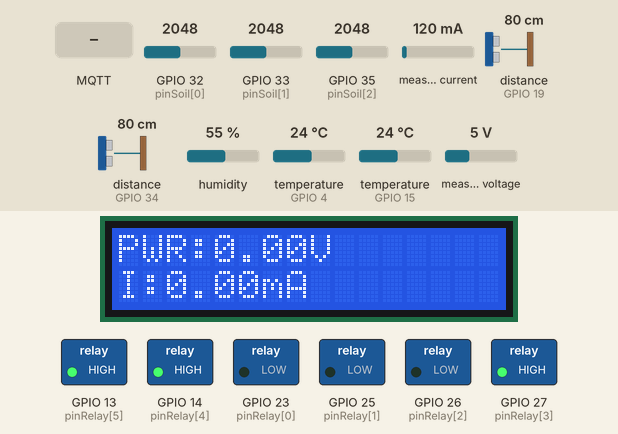
Recording of a program running on a simulated ESP32. Parts: 16×2 character LCD, switched loads named in the program (green lamp = pin HIGH). Wiring (inferred from the names in the program): 2 × ultrasonic range finder: trigger GPIO 5, echo GPIO 19 / trigger GPIO 18, echo GPIO 34. The test bench sets the inputs (shaded band); at power-on: measured current 120 mA, distance to the obstacle (sensors on GPIO 19, GPIO 34) 80 cm, GPIO 33 (pinSoil[1]) = 2048, GPIO 32 (pinSoil[0]) = 2048, GPIO 35 (pinSoil[2]) = 2048, humidity 55 %, temperature (sensors on GPIO 4, GPIO 15) 24 °C, measured voltage 5 V. The echo pulse lasts 58.3 µs per cm; WiFi joins after 1.5 s; servers stay silent unless stated; random numbers use the default seed unless the program sets one; no MQTT or app messages arrive unless stated; pins used as bus, display or sensor lines are not drawn; what the program prints to the serial monitor is not drawn.

Above: at 5.8 s.
5.9 s: MQTT message "irrigo/cmd/all/mode" arrives on the first subscribed topic
At 6.4 s:
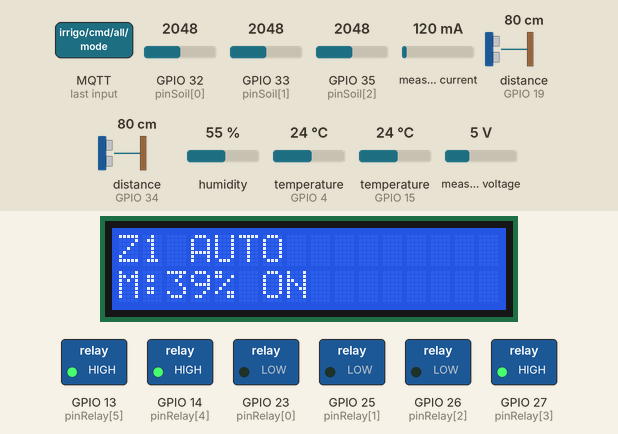
13.3 s: MQTT message "MANUAL" arrives on the first subscribed topic
At 14.5 s:
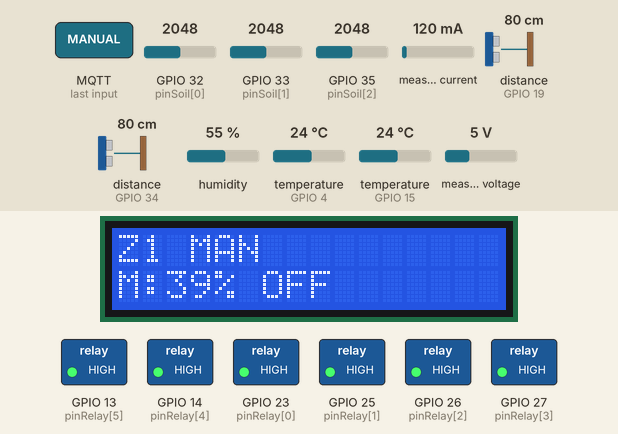
20.7 s: measured current set to 40 mA
At 23.7 s:
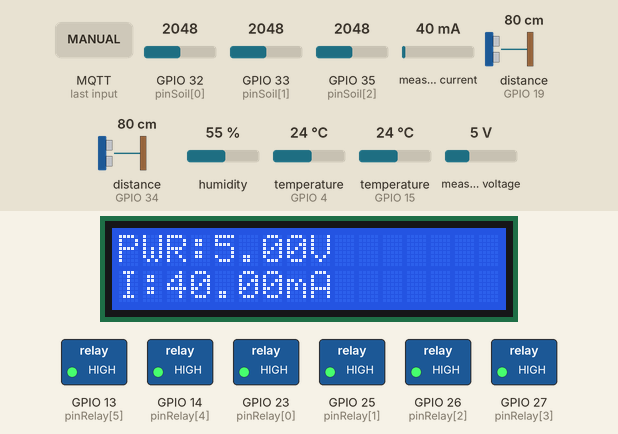
27.0 s: distance to the obstacle (sensor on GPIO 19) set to 2 cm
At 29.3 s:
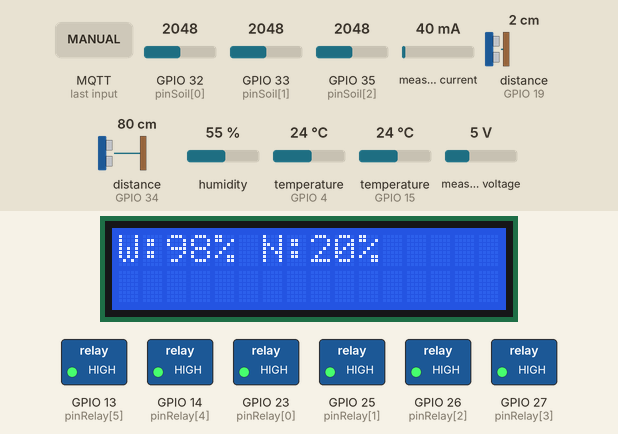
33.0 s: GPIO 33 (pinSoil[1]) set to 2866
At 35.2 s:
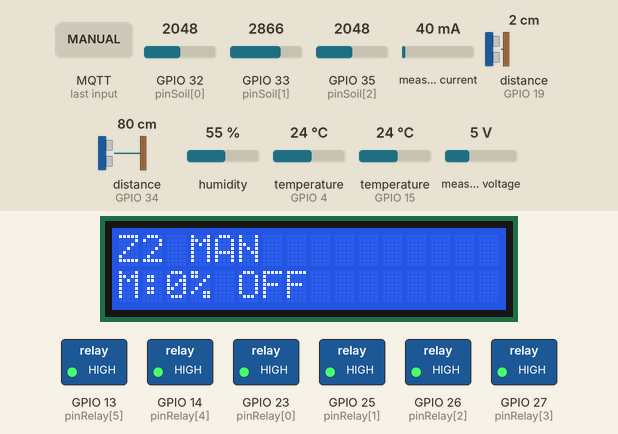
39.0 s: MQTT message "/ml" arrives on the first subscribed topic
At 40.1 s:
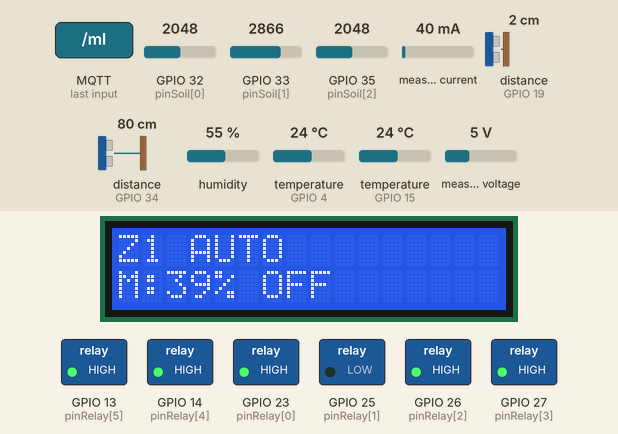
Timing chart, 0 to 45.5 s (numbered marks = the images above; inputs shaded):
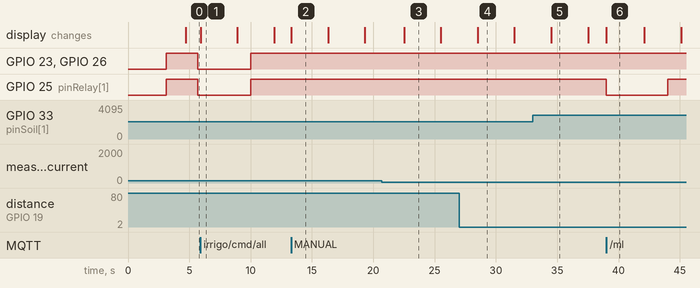

The program:

main.cpp
```cpp
#include <Arduino.h>
#include <WiFi.h>
#include <WiFiClientSecure.h>
#include <PubSubClient.h>
#include <OneWire.h>
#include <DallasTemperature.h>
#include <DHT.h>
#include <WiFiManager.h>
#include <LiquidCrystal_I2C.h>
#include <Wire.h>
#include <Adafruit_INA219.h>

// ==========================================
// CONFIGURATION: FLOW RATES
// ==========================================
// Measure your pumps! How many Milliliters per Second?
// Formula: Run pump for 10s, measure mL, divide by 10.
float FLOW_RATE_12V = 30.0; // Pumps 1, 2, 3 (Zones)
float FLOW_RATE_5V  = 15.0; // Pumps 4, 5, 6 (Aux) - Measure this!

// ==========================================
// CALIBRATION MODE
// Uncomment to run Sensor Calibration
// ==========================================
// #define CALIBRATION_MODE

// ==========================================
// 1. HARDWARE CONFIGURATION
// ==========================================

// --- I2C SENSORS (SDA=21, SCL=22) ---
LiquidCrystal_I2C lcd(0x27, 16, 2);
Adafruit_INA219 ina219;
bool hasINA219 = false;

// --- SOIL MOISTURE (ADC1 PINS) ---
// Note: Capacitive sensors are INVERTED. High Voltage = Dry.
const int pinSoil[3] = {32, 33, 35};
const int SOIL_DRY = 2500; // Reading in Air (3.3V)
const int SOIL_WET = 1350; // Reading in Water (~1.2V)

// --- DS18B20 TEMP SENSORS ---
#define ONE_WIRE_BUS 4
OneWire oneWire(ONE_WIRE_BUS);
DallasTemperature sensors(&oneWire);
int numberOfDevices = 0;

// --- AIR SENSOR (DHT) ---
#define DHTPIN 15
#define DHTTYPE DHT22
DHT dht(DHTPIN, DHTTYPE);

// --- ULTRASONIC SENSORS ---
const int pinTrig[2] = {5, 18};
const int pinEcho[2] = {19, 34};
const float tankHeight = 100.0;  // Tank depth in cm

// --- RELAYS (ACTIVE LOW) ---
// 0,1,2 = Zone 1,2,3 | 3,4,5 = Aux 1,2,3
const int pinRelay[6] = {23, 25, 26, 27, 14, 13};

// --- INPUTS ---
#define WIFI_RESET_PIN 0 // Boot Button

// ==========================================
// 2. NETWORK & MQTT
// ==========================================
const char* mqtt_server = "35f302d106324dacb15e3eacf32cc553.s1.eu.hivemq.cloud";
const int mqtt_port = 8883;
const char* mqtt_username = "irrigo";
const char* mqtt_password = "Irrigo123";

WiFiClientSecure espClient;
PubSubClient client(espClient);

// ==========================================
// 3. SYSTEM VARIABLES
// ==========================================
// Timing
unsigned long lastSensorTime = 0;
unsigned long lastLcdTime = 0;
const long sensorInterval = 2000;
const long lcdInterval = 3000;

// Async Temp Variables
unsigned long lastTempRequest = 0;
bool waitingForConversion = false;
const int DS18B20_DELAY = 800;

// Data Storage
float tankLevel[2] = {0,0};
int soilMoist[3] = {0,0,0};
float soilTemp[3] = {0,0,0};
float airTemp = 0.0, airHum = 0.0;
float systemVoltage = 0.0, systemCurrent = 0.0;

// Control State
bool manualMode[6] = {false};
bool manualState[6] = {false};
int lcdPage = 0;

// --- MANUAL VOLUME CONTROL (User Defined mL) ---
long targetVolume[6] = {0};            // mL set by user
unsigned long volumeRunStart[6] = {0}; // Timer start
unsigned long volumeDuration[6] = {0}; // Calculated ms
bool volumeActive[6] = {false};        // Is volume mode active?

// --- AUTO PULSE CONTROL (Fixed 5s Pulse) ---
bool autoState[3] = {false};
unsigned long pumpPulseStart[3] = {0};
unsigned long lastPulseEndTime[3] = {0};
bool pumpPulseActive[3] = {false};
const unsigned long PUMP_DURATION = 5000; // Fixed 5s for Auto
const unsigned long SOAK_DURATION = 5000; // Fixed 5s Soak

// ==========================================
// 4. HELPER FUNCTIONS
// ==========================================

bool startsWith(const char* pre, const char* str) {
  return strncmp(pre, str, strlen(pre)) == 0;
}

float getDistance(int trig, int echo) {
  digitalWrite(trig, LOW); delayMicroseconds(2);
  digitalWrite(trig, HIGH); delayMicroseconds(10);
  digitalWrite(trig, LOW);
  long duration = pulseIn(echo, HIGH, 10000);
  if (duration == 0) return 0;
  return duration * 0.034 / 2;
}

void configModeCallback(WiFiManager *myWiFiManager) {
  lcd.clear();
  lcd.setCursor(0, 0); lcd.print("SETUP REQUIRED");
  lcd.setCursor(0, 1); lcd.print("AP: IRRIGO_SETUP");
}

void setup_wifi() {
  WiFi.mode(WIFI_STA);
  WiFiManager wm;
  wm.setConfigPortalTimeout(60);
  wm.setAPCallback(configModeCallback);

  if(!wm.autoConnect("IRRIGO_SETUP", "admin123")) {
    Serial.println("WiFi Failed. Running Offline.");
  } else {
    Serial.println("WiFi Connected.");
  }
}

// --- MQTT CALLBACK ---
void mqttCallback(char* topic, byte* payload, unsigned int length) {
  char msg[length + 1];
  memcpy(msg, payload, length);
  msg[length] = '\0';

  for(int i = 0; msg[i]; i++) msg[i] = toupper(msg[i]);

  Serial.printf("RX Topic: %s | Msg: %s\n", topic, msg);

  // A. Check Global Mode
  if (strcmp(topic, "irrigo/cmd/all/mode") == 0) {
    bool newMode = (strcmp(msg, "MANUAL") == 0);
    for(int i=0; i<6; i++) {
        manualMode[i] = newMode;
        if(!newMode) {
          // Switch to AUTO: Reset manual states
          manualState[i] = false;
          volumeActive[i] = false;
        }
    }
    lcdPage = 3;
    lastLcdTime = millis() - lcdInterval;
    Serial.println(">> ALL MODE UPDATED");
    return;
  }

  // B. Check Pump Commands
  if (startsWith("irrigo/cmd/pump/", topic)) {
    char* ptr = topic + 16;
    int inputID = atoi(ptr);
    int pumpID = inputID - 1;

    if(pumpID < 0 || pumpID > 5) return;

    // --- CASE 1: SET MILLILITERS (MANUAL ONLY) ---
    if (strstr(topic, "/ml")) {
        int ml = atoi(msg);
        targetVolume[pumpID] = ml;
        Serial.printf(">> Pump %d Target Volume Set: %d mL\n", pumpID, ml);
    }
    // --- CASE 2: STATE ON/OFF ---
    else if (strstr(topic, "/state")) {
        // Only execute State changes if in Manual Mode
        if(manualMode[pumpID]) {
            bool turnOn = (strcmp(msg, "ON") == 0);

            if (turnOn) {
                manualState[pumpID] = true;
                // Check if we have a volume target set for Manual Mode
                if (targetVolume[pumpID] > 0) {
                    // SELECT FLOW RATE BASED ON PUMP ID
                    // Pumps 0-2 (Zones) are 12V, Pumps 3-5 (Aux) are 5V
                    float currentFlowRate = (pumpID < 3) ? FLOW_RATE_12V : FLOW_RATE_5V;

                    // CALCULATE DURATION: (mL / (mL/sec)) * 1000 = ms
                    volumeDuration[pumpID] = (targetVolume[pumpID] / currentFlowRate) * 1000;
                    volumeRunStart[pumpID] = millis();
                    volumeActive[pumpID] = true;
                    Serial.printf(">> Pump %d START VOLUME: %d mL (%lu ms) [Flow: %.1f mL/s]\n", pumpID, targetVolume[pumpID], volumeDuration[pumpID], currentFlowRate);
                } else {
                    volumeActive[pumpID] = false; // Standard Infinite ON
                    Serial.printf(">> Pump %d START MANUAL (Infinite)\n", pumpID);
                }
            } else {
                manualState[pumpID] = false;
                volumeActive[pumpID] = false;
                Serial.printf(">> Pump %d STOP\n", pumpID);
            }
        } else {
            Serial.println(">> Ignored: System is in AUTO");
        }
    }
  }
}

void reconnect() {
  if (WiFi.status() == WL_CONNECTED && !client.connected()) {
    Serial.print("Connecting MQTT...");
    String clientId = "ESP32Irrigo-" + String(random(0xffff), HEX);

    if (client.connect(clientId.c_str(), mqtt_username, mqtt_password,
                       "irrigo/device/status", 0, true, "false")) {
      Serial.println("Connected.");
      client.publish("irrigo/device/status", "true", true);
      client.subscribe("irrigo/cmd/all/mode");
      client.subscribe("irrigo/cmd/pump/+/state");
      client.subscribe("irrigo/cmd/pump/+/ml");
    } else {
      Serial.print("Failed, rc="); Serial.println(client.state());
    }
  }
}

// ==========================================
// 5. MAIN SETUP
// ==========================================
void setup() {
  Serial.begin(115200);

  #ifdef CALIBRATION_MODE
    Wire.begin(21, 22);
    lcd.init(); lcd.backlight();
    lcd.setCursor(0,0); lcd.print("CALIBRATION MODE");
    Serial.println("\n=== SENSOR CALIBRATION ===");
    return;
  #endif

  Wire.begin(21, 22);
  lcd.init(); lcd.backlight();
  lcd.setCursor(0,0); lcd.print("   IRRIGO SYS   ");
  lcd.setCursor(0,1); lcd.print("  SYSTEM START  ");
  delay(1000);

  if (!ina219.begin()) hasINA219 = false; else hasINA219 = true;

  sensors.begin();
  numberOfDevices = sensors.getDeviceCount();
  sensors.setWaitForConversion(false);

  pinMode(DHTPIN, INPUT_PULLUP);
  dht.begin();
  delay(2000);
  dht.readTemperature(); // Dummy read

  for(int i=0; i<3; i++) pinMode(pinSoil[i], INPUT);
  for(int i=0; i<2; i++) { pinMode(pinTrig[i], OUTPUT); pinMode(pinEcho[i], INPUT); }
  for(int i=0; i<6; i++) { pinMode(pinRelay[i], OUTPUT); digitalWrite(pinRelay[i], HIGH); }

  pinMode(WIFI_RESET_PIN, INPUT_PULLUP);

  setup_wifi();

  espClient.setInsecure();
  client.setServer(mqtt_server, mqtt_port);
  client.setCallback(mqttCallback);
  client.setBufferSize(512);
}

// ==========================================
// 6. MAIN LOOP
// ==========================================
void loop() {
  #ifdef CALIBRATION_MODE
    // ... Calibration Code ...
    return;
  #endif

  if (WiFi.status() == WL_CONNECTED) {
    if (!client.connected()) reconnect();
    client.loop();
  }

  // WiFi Reset
  if (digitalRead(WIFI_RESET_PIN) == LOW) {
    // ... Reset Logic ...
    WiFiManager wm; wm.resetSettings(); ESP.restart();
  }

  unsigned long now = millis();

  // --- SENSOR READING & PUBLISHING ---
  if (now - lastSensorTime > sensorInterval && !waitingForConversion) {
    sensors.requestTemperatures();
    waitingForConversion = true;
    lastTempRequest = now;
  }

  if (waitingForConversion && (now - lastTempRequest >= DS18B20_DELAY)) {
    lastSensorTime = now;
    waitingForConversion = false;

    char buf[16];

    // Read Sensors
    if (hasINA219) {
      systemVoltage = ina219.getBusVoltage_V();
      systemCurrent = ina219.getCurrent_mA();
    }
    client.loop();

    float newT = dht.readTemperature();
    float newH = dht.readHumidity();
    if (isnan(newT)) { delay(10); newT = dht.readTemperature(); newH = dht.readHumidity(); }
    if (!isnan(newT)) airTemp = newT;
    if (!isnan(newH)) airHum = newH;

    for(int i=0; i<2; i++) {
      float dist = getDistance(pinTrig[i], pinEcho[i]);
      if (tankHeight > 0) {
        if (dist > tankHeight) dist = tankHeight;
        tankLevel[i] = ((tankHeight - dist) / tankHeight) * 100.0;
      }
      delay(10);
    }

    for(int i=0; i<3; i++) {
        if (i < numberOfDevices) {
            float t = sensors.getTempCByIndex(i);
            if(t > -50 && t < 100) soilTemp[i] = t;
        } else soilTemp[i] = 0.0;
    }

    for(int i=0; i<3; i++) {
      int raw = analogRead(pinSoil[i]);
      // 0% = Dry, 100% = Wet
      soilMoist[i] = map(raw, SOIL_DRY, SOIL_WET, 0, 100);
      soilMoist[i] = constrain(soilMoist[i], 0, 100);
    }

    // Publish Data
    if (client.connected()) {
        dtostrf(systemVoltage, 4, 2, buf); client.publish("irrigo/sensor/system/voltage", buf);
        dtostrf(systemCurrent, 4, 1, buf); client.publish("irrigo/sensor/system/current", buf);
        delay(20); client.loop();

        dtostrf(airTemp, 4, 1, buf); client.publish("irrigo/sensor/air/temp", buf);
        dtostrf(airHum, 4, 0, buf);  client.publish("irrigo/sensor/air/hum", buf);
        delay(20); client.loop();

        dtostrf(tankLevel[0], 3, 0, buf); client.publish("irrigo/sensor/tank/water", buf);
        dtostrf(tankLevel[1], 3, 0, buf); client.publish("irrigo/sensor/tank/nutrient", buf);
        delay(20); client.loop();

        for(int i=0; i<3; i++) {
           String base = "irrigo/sensor/zone/" + String(i+1);
           itoa(soilMoist[i], buf, 10);      client.publish((base + "/moist").c_str(), buf);
           dtostrf(soilTemp[i], 4, 1, buf);  client.publish((base + "/temp").c_str(), buf);

           String stat = "irrigo/status/zone/" + String(i+1);
           bool isPumpOn = (digitalRead(pinRelay[i]) == LOW);
           client.publish((stat + "/pump").c_str(), isPumpOn ? "ON" : "OFF");
           client.publish((stat + "/mode").c_str(), manualMode[i] ? "MANUAL" : "AUTO");

           delay(20); client.loop();
        }

        for(int i=3; i<6; i++) {
           String stat = "irrigo/status/aux/" + String(i-2);
           bool isPumpOn = (digitalRead(pinRelay[i]) == LOW);
           client.publish((stat + "/pump").c_str(), isPumpOn ? "ON" : "OFF");
           client.publish((stat + "/mode").c_str(), manualMode[i] ? "MANUAL" : "AUTO");
           delay(10);
        }
    }
  }

  // --- STEP 3: ACTUATION LOGIC ---
  for(int i=0; i<3; i++) {
      bool pumpActive = false;

      if(manualMode[i]) {
        // === MANUAL MODE ===
        // Uses Volume Control (mL) OR Infinite
        if(manualState[i]) {
            if(volumeActive[i]) {
                // Check Timer for mL run
                if(now - volumeRunStart[i] >= volumeDuration[i]) {
                    // FINISHED: Turn Off
                    volumeActive[i] = false;
                    manualState[i] = false;
                    pumpActive = false;
                    String stat = "irrigo/status/zone/" + String(i+1);
                    client.publish((stat + "/pump").c_str(), "OFF");
                } else {
                    pumpActive = true;
                }
            } else {
                // Infinite Run (if mL was 0)
                pumpActive = true;
            }
        } else {
            pumpActive = false;
        }

        // Reset Auto variables to be safe
        pumpPulseActive[i] = false;
        autoState[i] = false;

      } else {
        // === AUTO MODE ===
        // Strictly uses Fixed Pulse (5s), ignores mL settings

        if(soilMoist[i] < 35) autoState[i] = true;
        if(soilMoist[i] > 60) autoState[i] = false;

        if(autoState[i]) {
            if(!pumpPulseActive[i] && (now - lastPulseEndTime[i] > SOAK_DURATION)) {
                pumpPulseActive[i] = true;
                pumpPulseStart[i] = now;
            }
            if(pumpPulseActive[i]) {
                if(now - pumpPulseStart[i] > PUMP_DURATION) {
                    pumpPulseActive[i] = false;
                    lastPulseEndTime[i] = now;
                }
            }
        } else {
            pumpPulseActive[i] = false;
        }

        pumpActive = pumpPulseActive[i];
        if (tankLevel[0] < 5) pumpActive = false;
      }
      digitalWrite(pinRelay[i], pumpActive ? LOW : HIGH);
  }

  // AUX PUMPS (Manual Only - Supports Volume)
  for(int i=3; i<6; i++) {
      bool pumpActive = false;
      if(manualMode[i]) {
         if(manualState[i]) {
            if(volumeActive[i]) {
                if(now - volumeRunStart[i] >= volumeDuration[i]) {
                    volumeActive[i] = false;
                    manualState[i] = false;
                    pumpActive = false;
                    String stat = "irrigo/status/aux/" + String(i-2);
                    client.publish((stat + "/pump").c_str(), "OFF");
                } else {
                    pumpActive = true;
                }
            } else {
                pumpActive = true;
            }
         }
      }
      digitalWrite(pinRelay[i], pumpActive ? LOW : HIGH);
  }

  // LCD Rotation
  if (now - lastLcdTime > lcdInterval) {
    lastLcdTime = now;
    lcd.clear();
    switch(lcdPage) {
      case 0: lcd.print("PWR:"); lcd.print(systemVoltage); lcd.print("V");
              lcd.setCursor(0,1); lcd.print("I:"); lcd.print(systemCurrent); lcd.print("mA"); break;
      case 1: lcd.print("Air T:"); lcd.print(airTemp);
              lcd.setCursor(0,1); lcd.print("Air H:"); lcd.print(airHum); lcd.print("%"); break;
      case 2: lcd.print("W:"); lcd.print((int)tankLevel[0]); lcd.print("% N:"); lcd.print((int)tankLevel[1]); lcd.print("%"); break;
      case 3: case 4: case 5: {
        int z = lcdPage - 2;
        if(z >= 1 && z <= 3) {
            lcd.print("Z"); lcd.print(z); lcd.print(" "); lcd.print(manualMode[z-1]?"MAN":"AUTO");
            lcd.setCursor(0,1); lcd.print("M:"); lcd.print(soilMoist[z-1]); lcd.print("% "); lcd.print((digitalRead(pinRelay[z-1])==LOW)?"ON":"OFF");
        }
        break;
      }
    }
    lcdPage++;
    if(lcdPage > 5) lcdPage = 0;
  }
}
```

Measured:
- after the input at 39.0 s, GPIO 25 (pinRelay[1]): HIGH → LOW at once, → HIGH 5.0 s later
- what the display in image 1 shows lasts 3.0 s, from 5.9 s to 8.9 s
